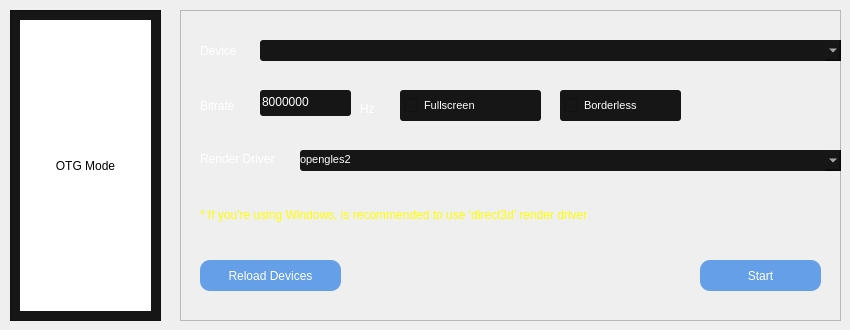
       <widget class="QWidget" name="page_3">
        <widget class="QFrame" name="frame_9">
         <property name="geometry">
          <rect>
           <x>10</x>
           <y>10</y>
           <width>151</width>
           <height>311</height>
          </rect>
         </property>
         <property name="styleSheet">
          <string notr="true">QFrame{
	background-color: rgb(22,22,22);
}</string>
         </property>
         <property name="frameShape">
          <enum>QFrame::StyledPanel</enum>
         </property>
         <property name="frameShadow">
          <enum>QFrame::Raised</enum>
         </property>
         <widget class="QLabel" name="label_8">
          <property name="geometry">
           <rect>
            <x>10</x>
            <y>10</y>
            <width>131</width>
            <height>291</height>
           </rect>
          </property>
          <property name="styleSheet">
           <string notr="true">QLabel{
	background-color: white;
}</string>
          </property>
          <property name="text">
           <string>OTG Mode</string>
          </property>
          <property name="alignment">
           <set>Qt::AlignCenter</set>
          </property>
         </widget>
        </widget>
        <widget class="QFrame" name="frame_10">
         <property name="geometry">
          <rect>
           <x>180</x>
           <y>10</y>
           <width>661</width>
           <height>311</height>
          </rect>
         </property>
         <property name="styleSheet">
          <string notr="true">QFrame{
	color: rgb(255,255,255);
}</string>
         </property>
         <property name="frameShape">
          <enum>QFrame::StyledPanel</enum>
         </property>
         <property name="frameShadow">
          <enum>QFrame::Raised</enum>
         </property>
         <widget class="QLabel" name="label_9">
          <property name="geometry">
           <rect>
            <x>20</x>
            <y>20</y>
            <width>61</width>
            <height>41</height>
           </rect>
          </property>
          <property name="text">
           <string>Device</string>
          </property>
         </widget>
         <widget class="QComboBox" name="otg_devices">
          <property name="geometry">
           <rect>
            <x>80</x>
            <y>30</y>
            <width>581</width>
            <height>21</height>
           </rect>
          </property>
          <property name="styleSheet">
           <string notr="true">QComboBox{
  color:white;
  border: none;
  padding-top: 2px;
  padding-bottom: 5px;
  background-color:rgb(22, 22, 22);
  border-radius:3px;
}</string>
          </property>
         </widget>
         <widget class="QLabel" name="label_10">
          <property name="geometry">
           <rect>
            <x>20</x>
            <y>70</y>
            <width>61</width>
            <height>51</height>
           </rect>
          </property>
          <property name="text">
           <string>Bitrate</string>
          </property>
         </widget>
         <widget class="QLineEdit" name="otg_bitrate">
          <property name="geometry">
           <rect>
            <x>80</x>
            <y>80</y>
            <width>91</width>
            <height>26</height>
           </rect>
          </property>
          <property name="styleSheet">
           <string notr="true">QLineEdit{
  color:white;
  border: none;
  padding-top: 2px;
  padding-bottom: 5px;
  background-color:rgb(22, 22, 22);
  border-radius:3px;
}</string>
          </property>
          <property name="text">
           <string>8000000</string>
          </property>
         </widget>
         <widget class="QLabel" name="label_11">
          <property name="geometry">
           <rect>
            <x>180</x>
            <y>90</y>
            <width>41</width>
            <height>18</height>
           </rect>
          </property>
          <property name="text">
           <string>Hz</string>
          </property>
         </widget>
         <widget class="QCheckBox" name="otg_fullscreen">
          <property name="geometry">
           <rect>
            <x>220</x>
            <y>80</y>
            <width>141</width>
            <height>31</height>
           </rect>
          </property>
          <property name="font">
           <font>
            <pointsize>8</pointsize>
           </font>
          </property>
          <property name="cursor">
           <cursorShape>PointingHandCursor</cursorShape>
          </property>
          <property name="styleSheet">
           <string notr="true">QCheckBox{
  color:white;
  border: none;
  padding-left:4px;
  background-color:rgb(22, 22, 22);
  border-radius:3px;
}
QCheckBox::indicator
{
  border-radius: 0.25em;
  border: 0.1em solid rgb(114, 159, 207);
}

QCheckBox::indicator::checked
{
	background-color:rgb(114, 159, 207);
}</string>
          </property>
          <property name="text">
           <string>Fullscreen</string>
          </property>
          <property name="shortcut">
           <string>Ctrl+F</string>
          </property>
         </widget>
         <widget class="QCheckBox" name="otg_borderless">
          <property name="geometry">
           <rect>
            <x>380</x>
            <y>80</y>
            <width>121</width>
            <height>31</height>
           </rect>
          </property>
          <property name="font">
           <font>
            <pointsize>8</pointsize>
           </font>
          </property>
          <property name="cursor">
           <cursorShape>PointingHandCursor</cursorShape>
          </property>
          <property name="tabletTracking">
           <bool>true</bool>
          </property>
          <property name="styleSheet">
           <string notr="true">QCheckBox{
  color:white;
  border: none;
  padding-left:4px;
  background-color:rgb(22, 22, 22);
  border-radius:3px;
}
QCheckBox::indicator
{
  border-radius: 0.25em;
  border: 0.1em solid rgb(114, 159, 207);
}

QCheckBox::indicator::checked
{
	background-color:rgb(114, 159, 207);
}</string>
          </property>
          <property name="text">
           <string>Borderless</string>
          </property>
          <property name="shortcut">
           <string>Ctrl+B</string>
          </property>
         </widget>
         <widget class="QLabel" name="label_12">
          <property name="geometry">
           <rect>
            <x>20</x>
            <y>140</y>
            <width>121</width>
            <height>18</height>
           </rect>
          </property>
          <property name="text">
           <string>Render Driver</string>
          </property>
         </widget>
         <widget class="QComboBox" name="otg_render">
          <property name="geometry">
           <rect>
            <x>120</x>
            <y>140</y>
            <width>541</width>
            <height>21</height>
           </rect>
          </property>
          <property name="minimumSize">
           <size>
            <width>0</width>
            <height>0</height>
           </size>
          </property>
          <property name="maximumSize">
           <size>
            <width>16777215</width>
            <height>16777215</height>
           </size>
          </property>
          <property name="font">
           <font>
            <pointsize>8</pointsize>
           </font>
          </property>
          <property name="cursor">
           <cursorShape>PointingHandCursor</cursorShape>
          </property>
          <property name="styleSheet">
           <string notr="true">QComboBox
{
  color:white;
  border: none;
  padding-top: 2px;
  padding-bottom: 5px;
  background-color:rgb(22, 22, 22);
  border-radius:3px;
}</string>
          </property>
          <item>
           <property name="text">
            <string>opengles2</string>
           </property>
          </item>
          <item>
           <property name="text">
            <string>opengles</string>
           </property>
          </item>
          <item>
           <property name="text">
            <string>opengl</string>
           </property>
          </item>
          <item>
           <property name="text">
            <string>direct3d</string>
           </property>
          </item>
          <item>
           <property name="text">
            <string>metal</string>
           </property>
          </item>
          <item>
           <property name="text">
            <string>software</string>
           </property>
          </item>
         </widget>
         <widget class="QLabel" name="label_13">
          <property name="geometry">
           <rect>
            <x>20</x>
            <y>190</y>
            <width>631</width>
            <height>31</height>
           </rect>
          </property>
          <property name="styleSheet">
           <string notr="true">QLabel{
	opacity: .5;
}</string>
          </property>
          <property name="text">
           <string>&lt;html&gt;&lt;head/&gt;&lt;body&gt;&lt;p&gt;&lt;span style=&quot; color:#ffff00;&quot;&gt;* If you're using Windows, is recommended to use 'direct3d' render driver&lt;/span&gt;&lt;/p&gt;&lt;/body&gt;&lt;/html&gt;</string>
          </property>
         </widget>
         <widget class="QPushButton" name="otg_reload_btn">
          <property name="geometry">
           <rect>
            <x>20</x>
            <y>250</y>
            <width>141</width>
            <height>31</height>
           </rect>
          </property>
          <property name="maximumSize">
           <size>
            <width>16777215</width>
            <height>16777215</height>
           </size>
          </property>
          <property name="styleSheet">
           <string notr="true">QPushButton{
    background-color:rgba(53, 132, 228,190);
	border: none;
	border-radius:10px;
	color:white;
}

QPushButton:hover{
	background-color:rgb(32, 74, 135);
}</string>
          </property>
          <property name="text">
           <string>Reload Devices</string>
          </property>
          <property name="icon">
           <iconset>
            <normaloff>reload_btn.png</normaloff>reload_btn.png</iconset>
          </property>
          <property name="shortcut">
           <string>Ctrl+R</string>
          </property>
         </widget>
         <widget class="QPushButton" name="otg_start">
          <property name="geometry">
           <rect>
            <x>520</x>
            <y>250</y>
            <width>121</width>
            <height>31</height>
           </rect>
          </property>
          <property name="maximumSize">
           <size>
            <width>16777215</width>
            <height>16777215</height>
           </size>
          </property>
          <property name="cursor">
           <cursorShape>PointingHandCursor</cursorShape>
          </property>
          <property name="styleSheet">
           <string notr="true">QPushButton{
	color:rgb(255,255,255);
    background-color:rgba(53, 132, 228,190);
	border: none;
	border-radius:10px;
}

QPushButton:hover{
	background:rgb(32, 74, 135);
}</string>
          </property>
          <property name="text">
           <string>Start</string>
          </property>
          <property name="iconSize">
           <size>
            <width>60</width>
            <height>60</height>
           </size>
          </property>
          <property name="shortcut">
           <string>Ctrl+Return</string>
          </property>
         </widget>
        </widget>
       </widget>
